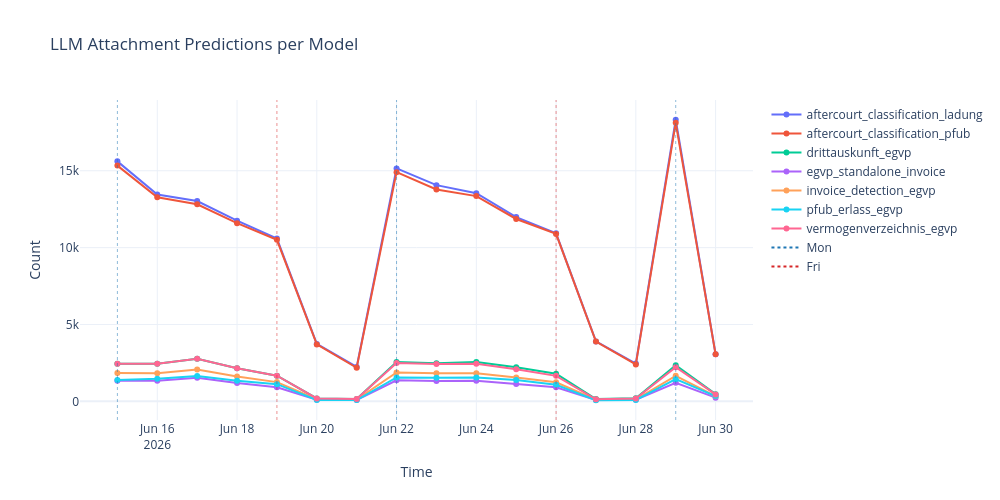

Notebook source saved alongside this figure:
### Code cell
plot_time_series(df, title="LLM Attachment Predictions per Model", ylabel="Count")

### Figure 1 — Plotly figure (JSON) as saved in the notebook; plotly's stock layout.template omitted (floating-point values rounded to 4 significant figures)
{"data": [{"hovertemplate": "Metric=aftercourt_classification_ladung<br>Time=%{x}<br>Count=%{y}<extra></extra>", "legendgroup": "aftercourt_classification_ladung", "line": {"color": "#636efa", "dash": "solid"}, "marker": {"symbol": "circle"}, "mode": "lines+markers", "name": "aftercourt_classification_ladung", "orientation": "v", "showlegend": true, "type": "scatter", "x": ["2026-06-15T00:00:00.000000000", "2026-06-16T00:00:00.000000000", "2026-06-17T00:00:00.000000000", "2026-06-18T00:00:00.000000000", "2026-06-19T00:00:00.000000000", "2026-06-20T00:00:00.000000000", "2026-06-21T00:00:00.000000000", "2026-06-22T00:00:00.000000000", "2026-06-23T00:00:00.000000000", "2026-06-24T00:00:00.000000000", "2026-06-25T00:00:00.000000000", "2026-06-26T00:00:00.000000000", "2026-06-27T00:00:00.000000000", "2026-06-28T00:00:00.000000000", "2026-06-29T00:00:00.000000000", "2026-06-30T00:00:00.000000000"], "xaxis": "x", "y": [15610, 13458, 13033, 11751, 10586, 3738, 2238, 15152, 14063, 13539, 11987, 10930, 3900, 2454, 18317, 3063], "yaxis": "y"}, {"hovertemplate": "Metric=aftercourt_classification_pfub<br>Time=%{x}<br>Count=%{y}<extra></extra>", "legendgroup": "aftercourt_classification_pfub", "line": {"color": "#EF553B", "dash": "solid"}, "marker": {"symbol": "circle"}, "mode": "lines+markers", "name": "aftercourt_classification_pfub", "orientation": "v", "showlegend": true, "type": "scatter", "x": ["2026-06-15T00:00:00.000000000", "2026-06-16T00:00:00.000000000", "2026-06-17T00:00:00.000000000", "2026-06-18T00:00:00.000000000", "2026-06-19T00:00:00.000000000", "2026-06-20T00:00:00.000000000", "2026-06-21T00:00:00.000000000", "2026-06-22T00:00:00.000000000", "2026-06-23T00:00:00.000000000", "2026-06-24T00:00:00.000000000", "2026-06-25T00:00:00.000000000", "2026-06-26T00:00:00.000000000", "2026-06-27T00:00:00.000000000", "2026-06-28T00:00:00.000000000", "2026-06-29T00:00:00.000000000", "2026-06-30T00:00:00.000000000"], "xaxis": "x", "y": [15334, 13274, 12819, 11589, 10509, 3702, 2184, 14910, 13777, 13350, 11862, 10893, 3885, 2400, 18116, 3060], "yaxis": "y"}, {"hovertemplate": "Metric=drittauskunft_egvp<br>Time=%{x}<br>Count=%{y}<extra></extra>", "legendgroup": "drittauskunft_egvp", "line": {"color": "#00cc96", "dash": "solid"}, "marker": {"symbol": "circle"}, "mode": "lines+markers", "name": "drittauskunft_egvp", "orientation": "v", "showlegend": true, "type": "scatter", "x": ["2026-06-15T00:00:00.000000000", "2026-06-16T00:00:00.000000000", "2026-06-17T00:00:00.000000000", "2026-06-18T00:00:00.000000000", "2026-06-19T00:00:00.000000000", "2026-06-20T00:00:00.000000000", "2026-06-21T00:00:00.000000000", "2026-06-22T00:00:00.000000000", "2026-06-23T00:00:00.000000000", "2026-06-24T00:00:00.000000000", "2026-06-25T00:00:00.000000000", "2026-06-26T00:00:00.000000000", "2026-06-27T00:00:00.000000000", "2026-06-28T00:00:00.000000000", "2026-06-29T00:00:00.000000000", "2026-06-30T00:00:00.000000000"], "xaxis": "x", "y": [2452, 2444, 2764, 2153, 1669, 188, 160, 2553, 2471, 2554, 2219, 1793, 148, 199, 2342, 469], "yaxis": "y"}, {"hovertemplate": "Metric=egvp_standalone_invoice<br>Time=%{x}<br>Count=%{y}<extra></extra>", "legendgroup": "egvp_standalone_invoice", "line": {"color": "#ab63fa", "dash": "solid"}, "marker": {"symbol": "circle"}, "mode": "lines+markers", "name": "egvp_standalone_invoice", "orientation": "v", "showlegend": true, "type": "scatter", "x": ["2026-06-15T00:00:00.000000000", "2026-06-16T00:00:00.000000000", "2026-06-17T00:00:00.000000000", "2026-06-18T00:00:00.000000000", "2026-06-19T00:00:00.000000000", "2026-06-20T00:00:00.000000000", "2026-06-21T00:00:00.000000000", "2026-06-22T00:00:00.000000000", "2026-06-23T00:00:00.000000000", "2026-06-24T00:00:00.000000000", "2026-06-25T00:00:00.000000000", "2026-06-26T00:00:00.000000000", "2026-06-27T00:00:00.000000000", "2026-06-28T00:00:00.000000000", "2026-06-29T00:00:00.000000000", "2026-06-30T00:00:00.000000000"], "xaxis": "x", "y": [1343, 1342, 1529, 1188, 918, 103, 92, 1365, 1329, 1346, 1132, 915, 80, 101, 1207, 240], "yaxis": "y"}, {"hovertemplate": "Metric=invoice_detection_egvp<br>Time=%{x}<br>Count=%{y}<extra></extra>", "legendgroup": "invoice_detection_egvp", "line": {"color": "#FFA15A", "dash": "solid"}, "marker": {"symbol": "circle"}, "mode": "lines+markers", "name": "invoice_detection_egvp", "orientation": "v", "showlegend": true, "type": "scatter", "x": ["2026-06-15T00:00:00.000000000", "2026-06-16T00:00:00.000000000", "2026-06-17T00:00:00.000000000", "2026-06-18T00:00:00.000000000", "2026-06-19T00:00:00.000000000", "2026-06-20T00:00:00.000000000", "2026-06-21T00:00:00.000000000", "2026-06-22T00:00:00.000000000", "2026-06-23T00:00:00.000000000", "2026-06-24T00:00:00.000000000", "2026-06-25T00:00:00.000000000", "2026-06-26T00:00:00.000000000", "2026-06-27T00:00:00.000000000", "2026-06-28T00:00:00.000000000", "2026-06-29T00:00:00.000000000", "2026-06-30T00:00:00.000000000"], "xaxis": "x", "y": [1839, 1833, 2073, 1614, 1251, 141, 120, 1875, 1821, 1830, 1557, 1242, 102, 135, 1659, 336], "yaxis": "y"}, {"hovertemplate": "Metric=pfub_erlass_egvp<br>Time=%{x}<br>Count=%{y}<extra></extra>", "legendgroup": "pfub_erlass_egvp", "line": {"color": "#19d3f3", "dash": "solid"}, "marker": {"symbol": "circle"}, "mode": "lines+markers", "name": "pfub_erlass_egvp", "orientation": "v", "showlegend": true, "type": "scatter", "x": ["2026-06-15T00:00:00.000000000", "2026-06-16T00:00:00.000000000", "2026-06-17T00:00:00.000000000", "2026-06-18T00:00:00.000000000", "2026-06-19T00:00:00.000000000", "2026-06-20T00:00:00.000000000", "2026-06-21T00:00:00.000000000", "2026-06-22T00:00:00.000000000", "2026-06-23T00:00:00.000000000", "2026-06-24T00:00:00.000000000", "2026-06-25T00:00:00.000000000", "2026-06-26T00:00:00.000000000", "2026-06-27T00:00:00.000000000", "2026-06-28T00:00:00.000000000", "2026-06-29T00:00:00.000000000", "2026-06-30T00:00:00.000000000"], "xaxis": "x", "y": [1388, 1472, 1643, 1335, 1116, 94, 82, 1553, 1532, 1554, 1386, 1074, 71, 95, 1440, 344], "yaxis": "y"}, {"hovertemplate": "Metric=vermogenverzeichnis_egvp<br>Time=%{x}<br>Count=%{y}<extra></extra>", "legendgroup": "vermogenverzeichnis_egvp", "line": {"color": "#FF6692", "dash": "solid"}, "marker": {"symbol": "circle"}, "mode": "lines+markers", "name": "vermogenverzeichnis_egvp", "orientation": "v", "showlegend": true, "type": "scatter", "x": ["2026-06-15T00:00:00.000000000", "2026-06-16T00:00:00.000000000", "2026-06-17T00:00:00.000000000", "2026-06-18T00:00:00.000000000", "2026-06-19T00:00:00.000000000", "2026-06-20T00:00:00.000000000", "2026-06-21T00:00:00.000000000", "2026-06-22T00:00:00.000000000", "2026-06-23T00:00:00.000000000", "2026-06-24T00:00:00.000000000", "2026-06-25T00:00:00.000000000", "2026-06-26T00:00:00.000000000", "2026-06-27T00:00:00.000000000", "2026-06-28T00:00:00.000000000", "2026-06-29T00:00:00.000000000", "2026-06-30T00:00:00.000000000"], "xaxis": "x", "y": [2452, 2444, 2764, 2153, 1669, 188, 160, 2500, 2429, 2446, 2083, 1659, 136, 182, 2216, 450], "yaxis": "y"}, {"hoverinfo": "skip", "line": {"color": "#1f77b4", "dash": "dot"}, "mode": "lines", "name": "Mon", "showlegend": true, "type": "scatter", "x": ["2026-06-15T00:00:00"], "y": [null]}, {"hoverinfo": "skip", "line": {"color": "#d62728", "dash": "dot"}, "mode": "lines", "name": "Fri", "showlegend": true, "type": "scatter", "x": ["2026-06-19T00:00:00"], "y": [null]}], "layout": {"height": 500, "hovermode": "x unified", "legend": {"title": {"text": ""}, "tracegroupgap": 0}, "shapes": [{"line": {"color": "#1f77b4", "dash": "dot", "width": 1}, "opacity": 0.5, "type": "line", "x0": "2026-06-15T00:00:00", "x1": "2026-06-15T00:00:00", "xref": "x", "y0": 0, "y1": 1, "yref": "y domain"}, {"line": {"color": "#d62728", "dash": "dot", "width": 1}, "opacity": 0.5, "type": "line", "x0": "2026-06-19T00:00:00", "x1": "2026-06-19T00:00:00", "xref": "x", "y0": 0, "y1": 1, "yref": "y domain"}, {"line": {"color": "#1f77b4", "dash": "dot", "width": 1}, "opacity": 0.5, "type": "line", "x0": "2026-06-22T00:00:00", "x1": "2026-06-22T00:00:00", "xref": "x", "y0": 0, "y1": 1, "yref": "y domain"}, {"line": {"color": "#d62728", "dash": "dot", "width": 1}, "opacity": 0.5, "type": "line", "x0": "2026-06-26T00:00:00", "x1": "2026-06-26T00:00:00", "xref": "x", "y0": 0, "y1": 1, "yref": "y domain"}, {"line": {"color": "#1f77b4", "dash": "dot", "width": 1}, "opacity": 0.5, "type": "line", "x0": "2026-06-29T00:00:00", "x1": "2026-06-29T00:00:00", "xref": "x", "y0": 0, "y1": 1, "yref": "y domain"}], "title": {"text": "LLM Attachment Predictions per Model"}, "width": 1000, "xaxis": {"anchor": "y", "domain": [0, 1], "title": {"text": "Time"}}, "yaxis": {"anchor": "x", "domain": [0, 1], "title": {"text": "Count"}}}}
